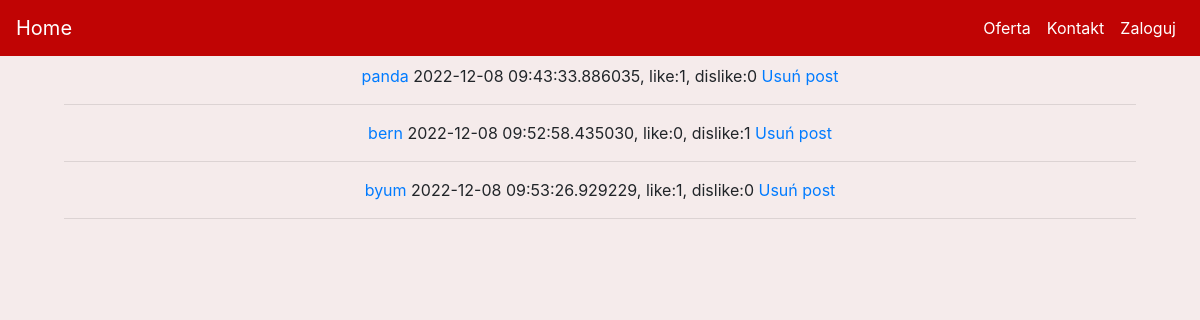
The page /manage on the database as committed earlier.
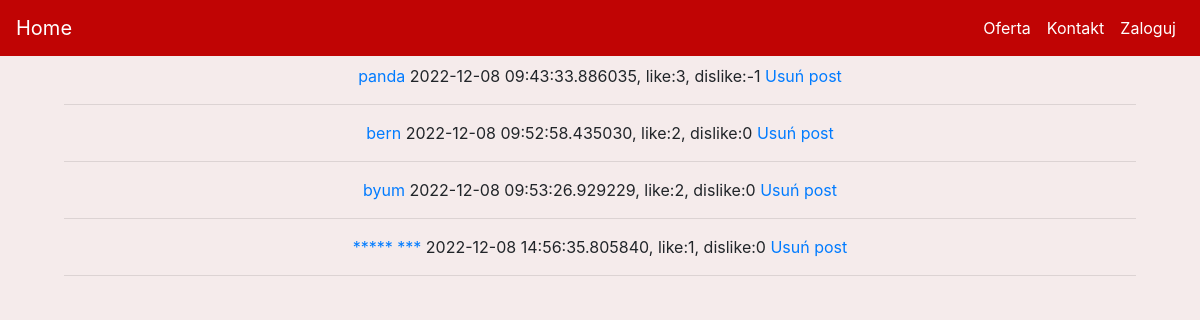
The same page on the database as committed later.
### kwiaciarnia/models.py (models this page shows, shortened)
class Posts(db.Model):
    id = db.Column(db.Integer(), primary_key=True)
    title = db.Column(db.String())
    body = db.Column(db.Text())
    added = db.Column(db.DateTime(), default=datetime.datetime.now())
    likes = db.Column(db.Integer(), default=0)
    dislikes = db.Column(db.Integer(), default=0)

### kwiaciarnia/routes.py (the view)
@app.route('/manage')
def manage():
    posts = Posts.query.all()
    return render_template('manage.html', posts=posts)

### kwiaciarnia/templates/manage.html (shortened to what this page needs)
{% extends 'base.html' %}
{% block content %}
<div>
    {% for post in posts %}
        <a href="#">{{post.title}}</a><span> {{post.added}}, like:{{post.likes}}, dislike:{{post.dislikes}} </a><a href="{{ url_for('delete_post', id=post.id ) }}">Usuń post</a>
        <hr>
    {% endfor %}
</div>
{% endblock %}

### kwiaciarnia/templates/base.html (shortened to what this page needs)
<!doctype html>
<html lang="en">
  <head>
    <link rel="stylesheet" href="https://cdn.jsdelivr.net/npm/bootstrap@4.3.1/dist/css/bootstrap.min.css">
    <link rel="stylesheet" href="{{ url_for('static', filename='styles/main.css') }}">
  </head>
  <body>
    <div id="uno">
      {% include 'includes/navbar.html' %}
    </div>
    <div id="duo" class="position-relative overflow-hidden p-3 p-md-5 m-md-3 text-center">
      {% block content %}
      {% endblock %}
    </div>
  </body>
</html>

### kwiaciarnia/templates/includes/navbar.html (shortened to what this page needs)
<nav class="navbar navbar-expand-md nav_bar navbar-dark ">
    <a class="navbar-brand" href="{{ url_for('home') }}">Home</a>
    <div class="collapse navbar-collapse" id="navbarNav">
      <ul class="navbar-nav ml-auto">
        <li class="nav-item active">
            <a class="nav-link" href="{{ url_for('products_categories') }}">Oferta</a>
        </li>
        <li class="nav-item active">
            <a class="nav-link" href="{{ url_for('contact') }}">Kontakt</a>
        </li>
        {% if current_user.is_authenticated  %}
            <li class="nav-item active">
                <a class="nav-link" href="#">@{{current_user.username}}</a>
            </li>
            <li class="nav-item active">
                <a class="nav-link" href="{{ url_for('logout') }}">Wyloguj</a>
            </li>
        {% else %}
            <li class="nav-item active">
                <a class="nav-link" href="{{ url_for('login') }}">Zaloguj</a>
            </li>
        {% endif %}
      </ul>
    </div>
</nav>

### kwiaciarnia/static/styles/main.css (style rules this page uses)
.nav_bar { background-color: #C00404; color: black; position: fixed; top: 0; width: 100%; z-index: 1; }
body { background-color: #f5ebeb; }

Rows that differ between the two databases and show on the page:
changed Posts "panda": likes "1" → "3"; dislikes "0" → "-1"
changed Posts "bern": likes "0" → "2"; dislikes "1" → "0"
changed Posts "byum": likes "1" → "2"
added Posts: title "***** ***", added "2022-12-08 14:56:35.805840", likes "1", dislikes "0"
